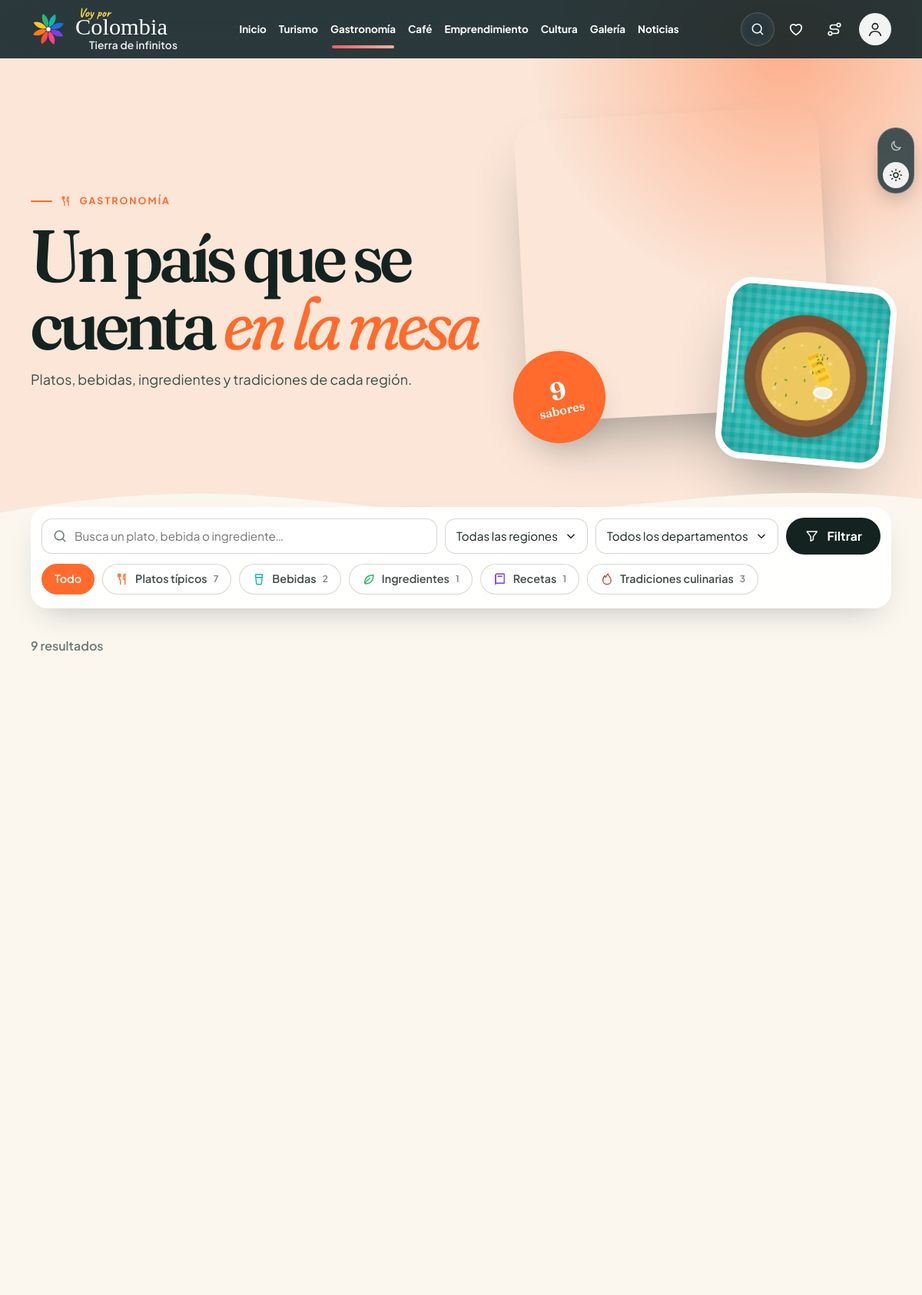
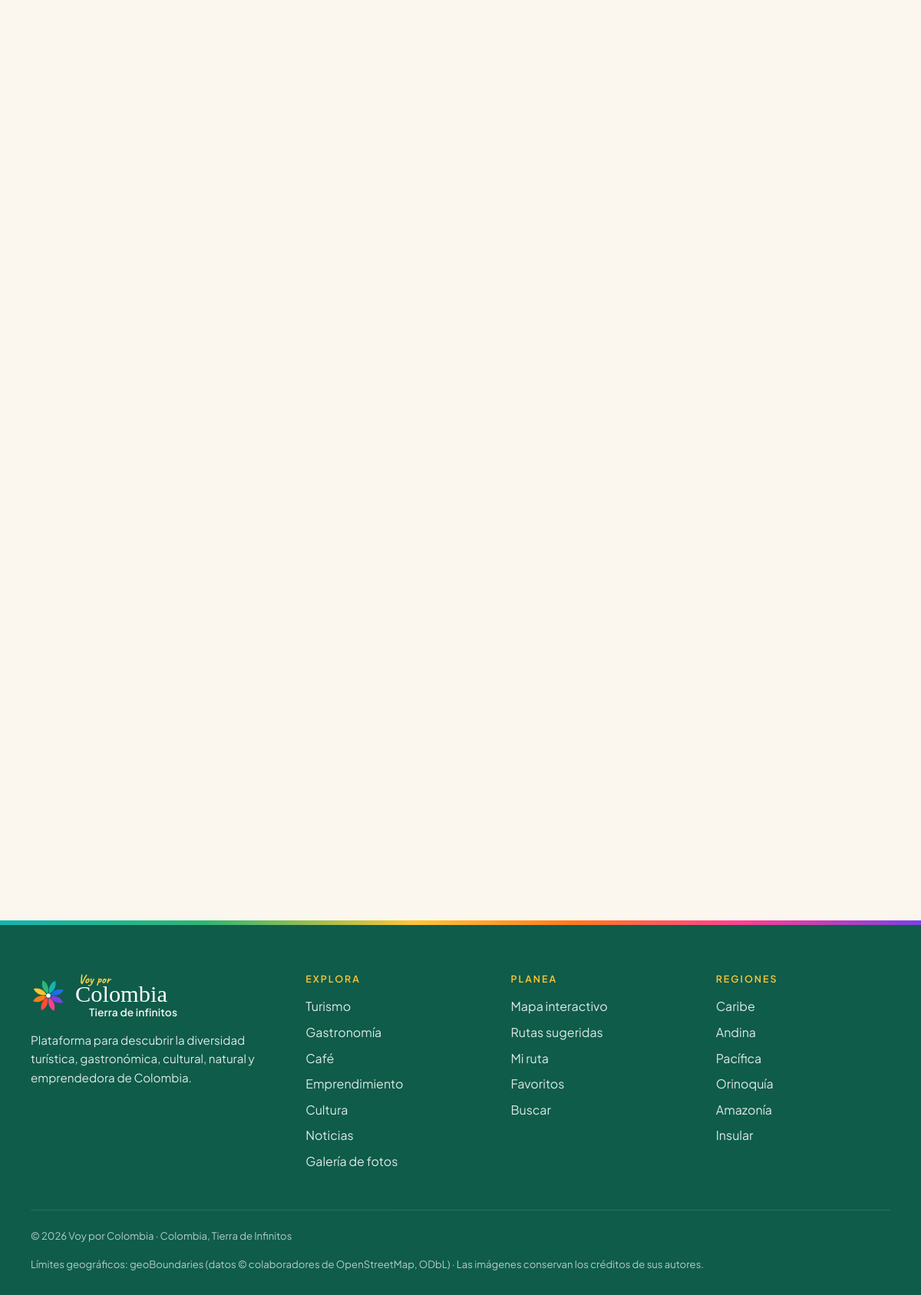
The app's page /gastronomia with its own data (2 pictures, top to bottom).
### tables this page shows
CREATE TABLE `sections` (
  `id` int(10) unsigned NOT NULL AUTO_INCREMENT,
  `section_key` varchar(20) NOT NULL,
  `title` varchar(80) NOT NULL,
  `tagline` varchar(160) DEFAULT NULL,
  `description` varchar(500) DEFAULT NULL,
  `cover_media_id` int(10) unsigned DEFAULT NULL,
  `sort_order` int(11) NOT NULL DEFAULT 0,
  `show_on_home` tinyint(4) NOT NULL DEFAULT 1,
  PRIMARY KEY (`id`),
  UNIQUE KEY `section_key` (`section_key`),
  KEY `cover_media_id` (`cover_media_id`),
  CONSTRAINT `sections_ibfk_1` FOREIGN KEY (`cover_media_id`) REFERENCES `media` (`id`) ON DELETE SET NULL
);

CREATE TABLE `categories` (
  `id` int(10) unsigned NOT NULL AUTO_INCREMENT,
  `section` varchar(20) NOT NULL,
  `name` varchar(80) NOT NULL,
  `slug` varchar(90) NOT NULL,
  `icon` varchar(30) DEFAULT NULL,
  `color` varchar(9) DEFAULT NULL,
  `sort_order` int(11) NOT NULL DEFAULT 0,
  PRIMARY KEY (`id`),
  UNIQUE KEY `section` (`section`,`slug`)
);

CREATE TABLE `regions` (
  `id` int(10) unsigned NOT NULL AUTO_INCREMENT,
  `name` varchar(80) NOT NULL,
  `slug` varchar(80) NOT NULL,
  `color` varchar(9) NOT NULL DEFAULT '#0f9d77',
  `summary` varchar(400) DEFAULT NULL,
  `sort_order` int(11) NOT NULL DEFAULT 0,
  PRIMARY KEY (`id`),
  UNIQUE KEY `slug` (`slug`)
);

### app/Views/partials/filters.php (the view, shortened to what the rows shown need)
<?php
$action = strtok($_SERVER['REQUEST_URI'] ?? '', '?');
?>
<form class="filters" method="get" action="<?= e($action) ?>" data-filters>
  <div class="filters-row">
    <div class="field grow">
      <input class="input" style="width:100%" id="f-q" type="search" name="q" value="<?= e($filters['q']) ?>" placeholder="<?= e($placeholder ?? 'Buscar…') ?>">
    </div>
    <select class="select" id="f-region" name="region" data-autosubmit>
      <option value="">Todas las regiones</option>
    </select>
    <select class="select" id="f-dep" name="departamento" data-autosubmit data-reset="municipio">
      <option value="">Todos los departamentos</option>
    </select>
    <button class="btn" type="submit"><?= icon('filter') ?> Filtrar</button>
  </div>
  <?php if ($categories): ?>
    <div class="chips chips-scroll" role="group" aria-label="Categorías">
      <button class="chip <?= $filters['category'] === '' ? 'is-active' : '' ?>" type="submit" name="categoria" value="">Todo</button>
      <?php foreach ($categories as $c): ?>
        <button class="chip <?= $filters['category'] === $c['slug'] ? 'is-active' : '' ?>" style="--chip: <?= e($c['color']) ?>" type="submit" name="categoria" value="<?= e($c['slug']) ?>">
          <?= icon($c['icon'] ?: 'tag') ?> <?= e($c['name']) ?> <span class="chip-count"><?= (int) $c['total'] ?></span>
        </button>
      <?php endforeach; ?>
    </div>
  <?php endif; ?>
</form>

### app/Views/partials/page-hero.php (shortened to what the rows shown need)
<?php
$def = $info['def'];
$cover = $info['cover'] ?? null;
?>
<section class="page-hero" style="--c: <?= e($def['color']) ?>">
  <div class="container page-hero-grid">
    <div class="reveal">
      <span class="eyebrow"><?= icon($def['icon']) ?> <?= e($info['title']) ?></span>
      <h1><?= e($title ?? $info['title']) ?><?php if (!empty($titleAccent)): ?> <em><?= e($titleAccent) ?></em><?php endif; ?></h1>
      <p class="lead"><?= e($info['description'] ?: $info['tagline']) ?></p>
    </div>
    <div class="hero-collage reveal-scale">
      <figure><?= img($images[0] ?? $cover, 'large', '', '(max-width: 900px) 100vw, 50vw', false, $info['title']) ?></figure>
      <?php if (!empty($images[1])): ?><figure><?= img($images[1], 'medium', '', '300px', false) ?></figure><?php endif; ?>
      <?php if (!empty($sticker)): ?><div class="sticker"><span><b><?= e($sticker[0]) ?></b><?= e($sticker[1]) ?></span></div><?php endif; ?>
    </div>
  </div>
</section>

### app/helpers.php (shortened to what the rows shown need)
<?php
function e(mixed $value): string
{
    return htmlspecialchars((string) ($value ?? ''), ENT_QUOTES | ENT_SUBSTITUTE, 'UTF-8');
}
function base_path(): string
{
    static $base = null;
    if ($base !== null) {
        return $base;
    }
    $script = str_replace('\\', '/', (string) ($_SERVER['SCRIPT_NAME'] ?? ''));
    $dir = rtrim(dirname($script), '/.');
    return $base = (PHP_SAPI === 'cli' || PHP_SAPI === 'cli-server') ? '' : $dir;
}
function url(string $path = '/', array $query = []): string
{
    $prefix = base_path();
    $path = '/' . ltrim($path, '/');
    $qs = $query ? '?' . http_build_query(array_filter($query, static fn ($v) => $v !== null && $v !== '')) : '';
    return $prefix . $path . ($qs === '?' ? '' : $qs);
}
function asset(string $path): string
{
    $file = PUBLIC_PATH . '/assets/' . ltrim($path, '/');
    $v = is_file($file) ? substr((string) filemtime($file), -6) : '1';
    return url('/assets/' . ltrim($path, '/')) . '?v=' . $v;
}
function now(): string
{
    return date('Y-m-d H:i:s');
}
function icon(string $name, string $class = 'icon'): string
{
    return '<svg class="' . e($class) . '" aria-hidden="true" focusable="false"><use href="' . e(url('/assets/img/icons.svg')) . '#' . e($name) . '"></use></svg>';
}
function media_url(?array $media, string $size = 'large'): string
{
    $variants = is_array($media['variants'] ?? null) ? $media['variants'] : json_decode((string) ($media['variants'] ?? ''), true);
    $path = $variants[$size] ?? $media['path'];
    return url('/uploads/' . ltrim((string) $path, '/'));
}
function media_srcset(?array $media): string
{
    $variants = is_array($media['variants'] ?? null) ? $media['variants'] : json_decode((string) ($media['variants'] ?? ''), true);
    $widths = ['thumb' => 480, 'medium' => 1024, 'large' => 1920];
    $parts = [];
    foreach ($widths as $key => $w) {
        if (!empty($variants[$key])) {
            $parts[] = url('/uploads/' . $variants[$key]) . ' ' . $w . 'w';
        }
    }
    return implode(', ', $parts);
}
function img(?array $media, string $size = 'medium', string $class = '', string $sizes = '100vw', bool $lazy = true, string $altFallback = ''): string
{
    $alt = $media['alt_text'] ?? '' ?: ($media['title'] ?? '' ?: $altFallback);
    $srcset = media_srcset($media);
    $attrs = [
        'src' => media_url($media, $size),
        'alt' => $alt,
        'class' => $class,
        'loading' => $lazy ? 'lazy' : 'eager',
        'decoding' => 'async',
    ];
    if ($srcset !== '') {
        $attrs['srcset'] = $srcset;
        $attrs['sizes'] = $sizes;
    }
    if (!empty($media['width']) && !empty($media['height'])) {
        $attrs['width'] = (string) $media['width'];
        $attrs['height'] = (string) $media['height'];
    }
    if (!$lazy) {
        $attrs['fetchpriority'] = 'high';
    }
    $html = '<img';
    foreach ($attrs as $k => $v) {
        if ($v !== '') {
            $html .= ' ' . $k . '="' . e($v) . '"';
        }
    }
    return $html . '>';
}
function setting(string $key, mixed $default = null): mixed
{
    return App\Models\Setting::get($key, $default);
}

### app/Core/Router.php (shortened to what the rows shown need)
<?php
final class Router
{
    private array $routes = [];
    public function add(string $method, string $pattern, array|callable $handler): void
    {
        $regex = preg_replace('#\{(id)\}#', '(?P<$1>\d+)', $pattern);
        $regex = preg_replace('#\{([a-z_]+)\}#', '(?P<$1>[a-z0-9\-]+)', (string) $regex);
        $this->routes[] = [$method, '#^' . $regex . '$#', $handler];
    }
    public function dispatch(string $method, string $path): void
    {
        $allowed = false;
        foreach ($this->routes as [$m, $regex, $handler]) {
            if (!preg_match($regex, $path, $matches)) {
                continue;
            }
            $params = array_filter($matches, 'is_string', ARRAY_FILTER_USE_KEY);
            if (is_array($handler)) {
                [$class, $action] = $handler;
                (new $class())->$action(...$params);
            } else {
                $handler(...$params);
            }
            return;
        }
        throw new HttpException($allowed ? 405 : 404);
    }
}

### app/Views/partials/footer.php (shortened to what the rows shown need)
<footer class="site-footer">
  <div class="container">
    <div class="footer-grid">
      <div class="footer-brand">
        <div style="color:#fff"><?= App\Core\View::partial('brand') ?></div>
        <p><?= e(setting('footer_text')) ?></p>
      </div>
      <div>
        <h4>Explora</h4>
        <ul>
          <?php foreach (Sections::ALL as $s): ?><li><a href="<?= e(url('/' . $s['path'])) ?>"><?= e($s['label']) ?></a></li><?php endforeach; ?>
          <li><a href="<?= e(url('/galeria')) ?>">Galería de fotos</a></li>
        </ul>
      </div>
      <div>
        <h4>Planea</h4>
        <ul>
          <li><a href="<?= e(url('/turismo')) ?>">Mapa interactivo</a></li>
          <li><a href="<?= e(url('/rutas')) ?>">Rutas sugeridas</a></li>
          <li><a href="<?= e(url('/mi-ruta')) ?>">Mi ruta</a></li>
          <li><a href="<?= e(url('/favoritos')) ?>">Favoritos</a></li>
          <li><a href="<?= e(url('/buscar')) ?>">Buscar</a></li>
        </ul>
      </div>
      <div>
        <h4>Regiones</h4>
        <ul>
          <?php foreach (App\Models\Geo::regions() as $r): ?><li><a href="<?= e(url('/turismo', ['region' => $r['slug']])) ?>"><?= e($r['name']) ?></a></li><?php endforeach; ?>
        </ul>
      </div>
    </div>
    <div class="footer-bottom">
      <span>© <?= date('Y') ?> <?= e(setting('site_name')) ?> · <?= e(setting('site_tagline')) ?></span>
      <span>Límites geográficos: <a href="https://www.geoboundaries.org" target="_blank" rel="noopener">geoBoundaries</a> (datos © colaboradores de OpenStreetMap, ODbL) · Las imágenes conservan los créditos de sus autores.</span>
    </div>
  </div>
</footer>

### records on screen
sections: title "GASTRONOMÍA", description "Platos, bebidas, ingredientes y tradiciones de cada región.", title (picture)
categories: name "Platos típicos", total "7"
categories: name "Bebidas", total "2"
categories: name "Ingredientes", total "1"
categories: name "Recetas", total "1"
categories: name "Tradiciones culinarias", total "3"
sections: title "Turismo"
sections: title "Café"
sections: title "Cultura"
sections: title "Noticias"
regions: name "Caribe"
regions: name "Andina"
regions: name "Pacífica"
regions: name "Orinoquía"
regions: name "Amazonía"
regions: name "Insular"

### other values on screen
$label "Inicio"
$label "Turismo"
$label "Gastronomía"
$label "Café"
$label "Emprendimiento"
$label "Cultura"
$label "Galería"
$label "Noticias"
$total "9"
$s['label'] "Gastronomía"
$s['label'] "Emprendimiento"
